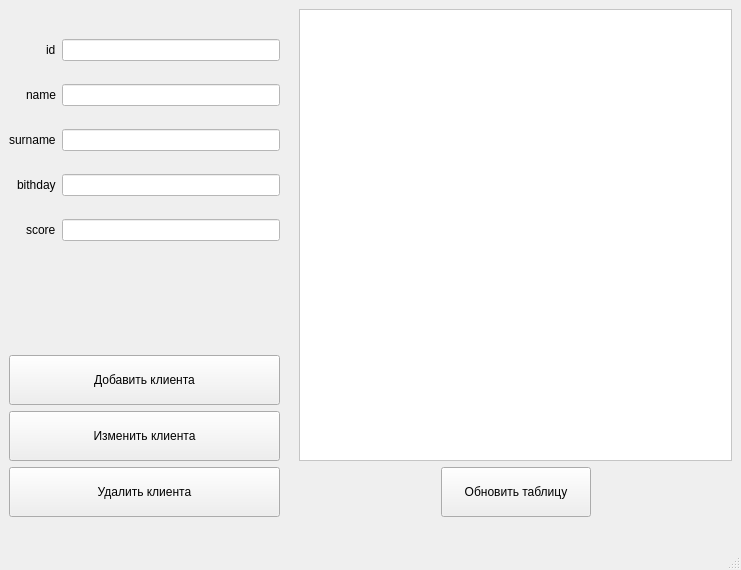
<?xml version="1.0" encoding="UTF-8"?>
<ui version="4.0">
 <class>client</class>
 <widget class="QMainWindow" name="client">
  <property name="geometry">
   <rect>
    <x>0</x>
    <y>0</y>
    <width>741</width>
    <height>570</height>
   </rect>
  </property>
  <property name="windowTitle">
   <string>Clients</string>
  </property>
  <widget class="QWidget" name="centralwidget">
   <layout class="QGridLayout" name="gridLayout" rowstretch="1,1,1,1,0" columnstretch="2,0,1,1,1" columnminimumwidth="0,0,0,0,0">
    <property name="bottomMargin">
     <number>11</number>
    </property>
    <item row="0" column="0">
     <layout class="QFormLayout" name="formLayout">
      <property name="labelAlignment">
       <set>Qt::AlignRight|Qt::AlignTrailing|Qt::AlignVCenter</set>
      </property>
      <property name="verticalSpacing">
       <number>23</number>
      </property>
      <property name="topMargin">
       <number>30</number>
      </property>
      <item row="0" column="0">
       <widget class="QLabel" name="label">
        <property name="text">
         <string>id</string>
        </property>
       </widget>
      </item>
      <item row="0" column="1">
       <widget class="QLineEdit" name="line_id">
        <property name="styleSheet">
         <string notr="true">background-color: white;
color: black;</string>
        </property>
       </widget>
      </item>
      <item row="1" column="0">
       <widget class="QLabel" name="label_2">
        <property name="text">
         <string>name</string>
        </property>
       </widget>
      </item>
      <item row="1" column="1">
       <widget class="QLineEdit" name="line_name">
        <property name="styleSheet">
         <string notr="true">background-color: white;
color: black;</string>
        </property>
       </widget>
      </item>
      <item row="2" column="0">
       <widget class="QLabel" name="label_3">
        <property name="text">
         <string>surname</string>
        </property>
       </widget>
      </item>
      <item row="2" column="1">
       <widget class="QLineEdit" name="line_surname">
        <property name="styleSheet">
         <string notr="true">background-color: white;
color: black;</string>
        </property>
       </widget>
      </item>
      <item row="3" column="0">
       <widget class="QLabel" name="label_4">
        <property name="text">
         <string>bithday</string>
        </property>
       </widget>
      </item>
      <item row="3" column="1">
       <widget class="QLineEdit" name="line_birthday">
        <property name="styleSheet">
         <string notr="true">background-color: white;
color: black;</string>
        </property>
       </widget>
      </item>
      <item row="4" column="0">
       <widget class="QLabel" name="label_6">
        <property name="text">
         <string>score</string>
        </property>
       </widget>
      </item>
      <item row="4" column="1">
       <widget class="QLineEdit" name="line_score">
        <property name="styleSheet">
         <string notr="true">background-color: white;
color: black;</string>
        </property>
       </widget>
      </item>
     </layout>
    </item>
    <item row="2" column="0">
     <widget class="QPushButton" name="update">
      <property name="minimumSize">
       <size>
        <width>0</width>
        <height>50</height>
       </size>
      </property>
      <property name="text">
       <string>Изменить клиента</string>
      </property>
     </widget>
    </item>
    <item row="3" column="0">
     <widget class="QPushButton" name="delete_2">
      <property name="minimumSize">
       <size>
        <width>0</width>
        <height>50</height>
       </size>
      </property>
      <property name="text">
       <string>Удалить клиента</string>
      </property>
     </widget>
    </item>
    <item row="1" column="0">
     <widget class="QPushButton" name="save">
      <property name="minimumSize">
       <size>
        <width>0</width>
        <height>50</height>
       </size>
      </property>
      <property name="text">
       <string>Добавить клиента</string>
      </property>
     </widget>
    </item>
    <item row="4" column="1">
     <widget class="QLabel" name="label_7">
      <property name="text">
       <string/>
      </property>
     </widget>
    </item>
    <item row="3" column="4">
     <widget class="QLabel" name="label_5">
      <property name="text">
       <string/>
      </property>
     </widget>
    </item>
    <item row="0" column="2" rowspan="3" colspan="3">
     <widget class="QTableView" name="tableView">
      <property name="styleSheet">
       <string notr="true">background-color: white;
color: black;</string>
      </property>
     </widget>
    </item>
    <item row="3" column="3">
     <widget class="QPushButton" name="reload_table">
      <property name="minimumSize">
       <size>
        <width>150</width>
        <height>50</height>
       </size>
      </property>
      <property name="text">
       <string>Обновить таблицу</string>
      </property>
     </widget>
    </item>
   </layout>
  </widget>
  <widget class="QMenuBar" name="menubar">
   <property name="geometry">
    <rect>
     <x>0</x>
     <y>0</y>
     <width>741</width>
     <height>26</height>
    </rect>
   </property>
  </widget>
  <widget class="QStatusBar" name="statusbar"/>
 </widget>
 <resources/>
 <connections/>
</ui>
